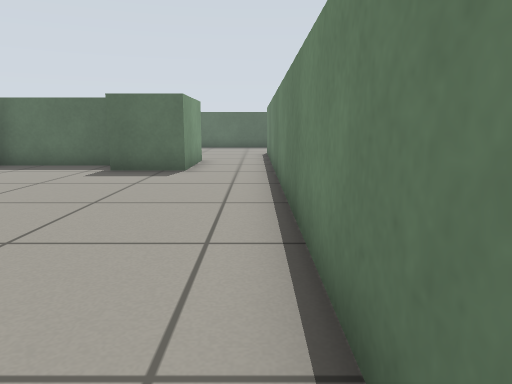
View 1 (above)

23 first-person views from a walk through a world built for the Gazebo simulator. The camera is 0.57 m above the floor, tilts 10° down and sees 70° across. The floor is counted in squares, 0.5 m on a side. Each view is taken from the middle of a square. On the plan, view 1 faces up. The plan holds only what a view shows up to about 14 squares ahead; the rest is blank.

View 2
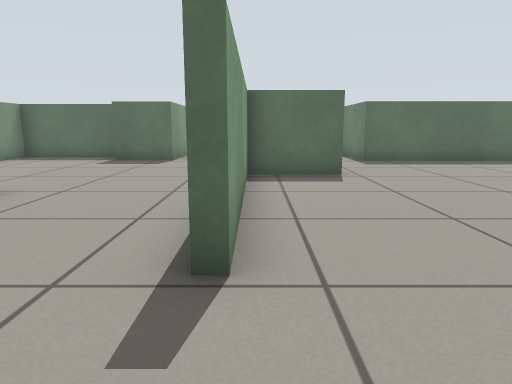

View 3
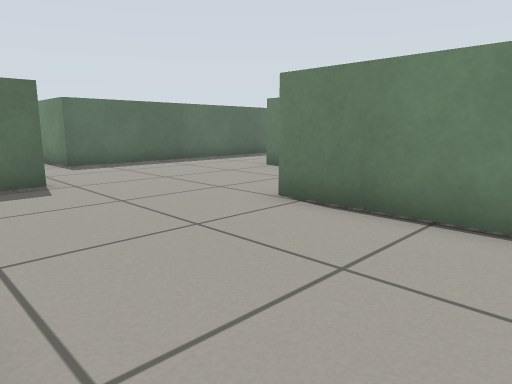

View 4
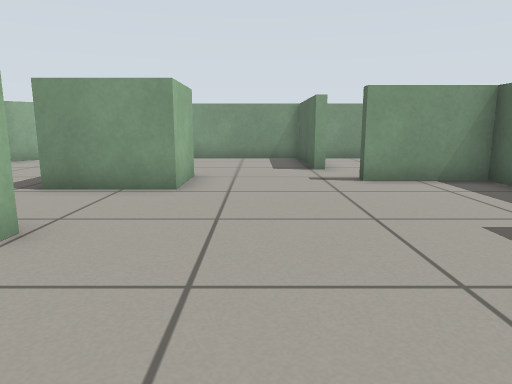

View 5
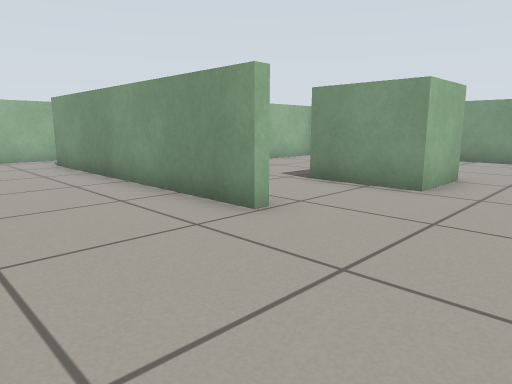

View 6
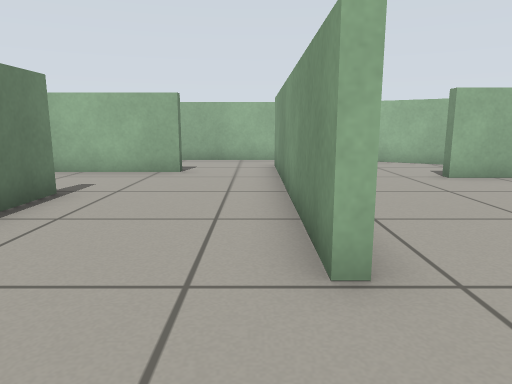

View 7
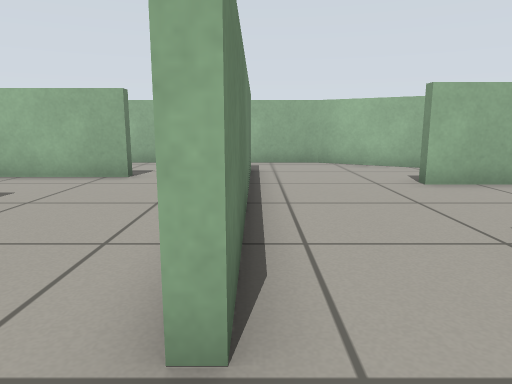

View 8
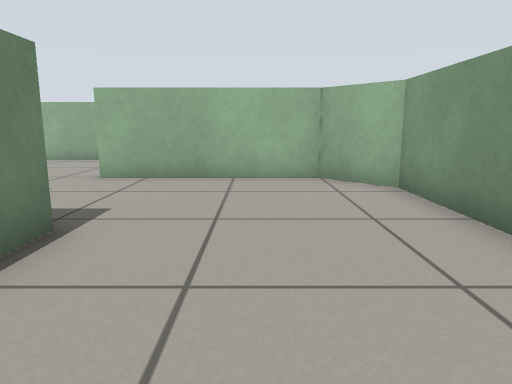

View 9
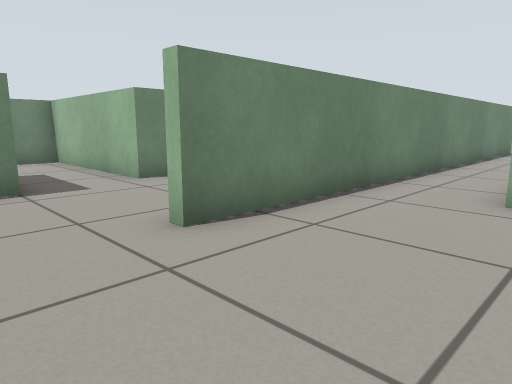

View 10
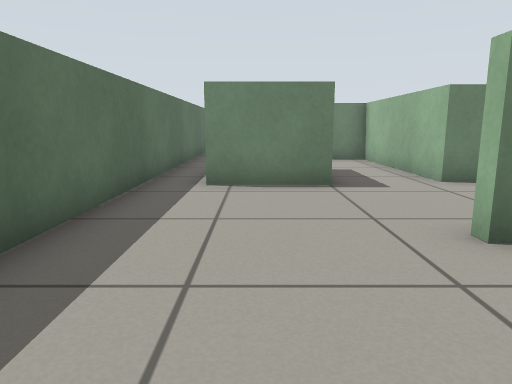

View 11
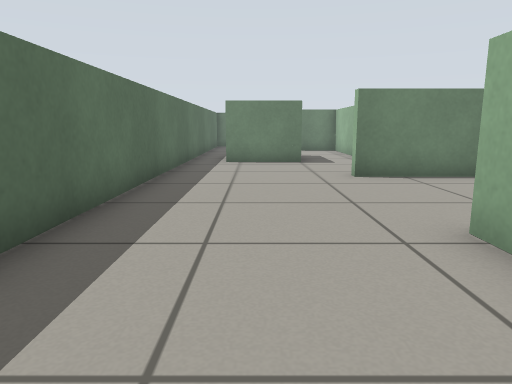

View 12
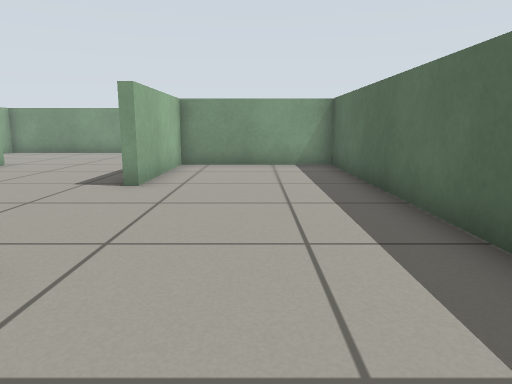

View 13
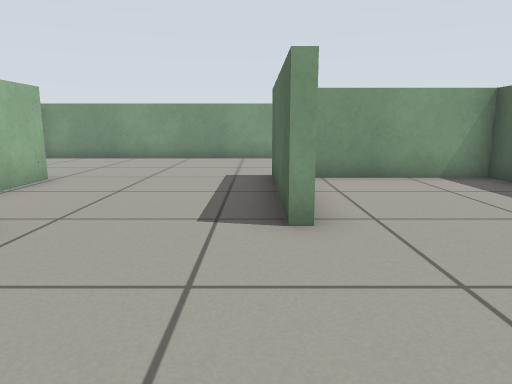

View 14
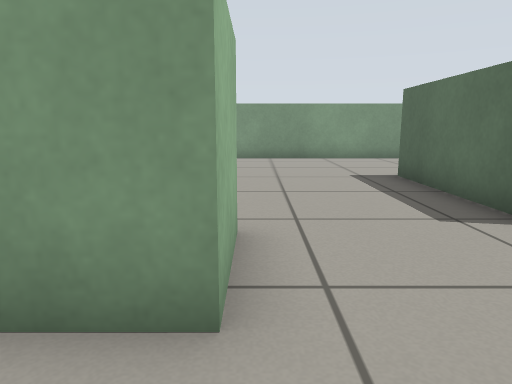

View 15
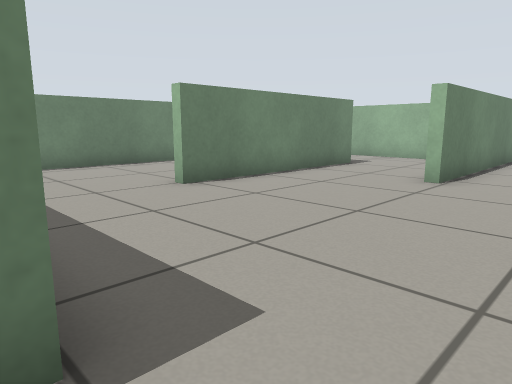

View 16
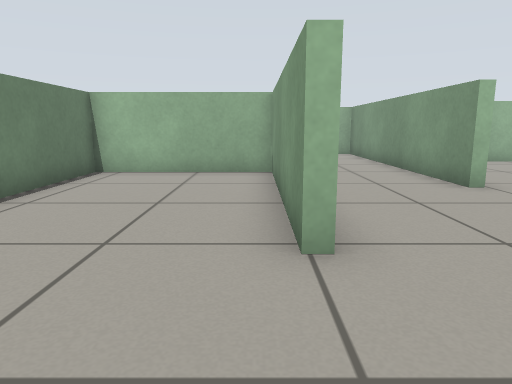

View 17
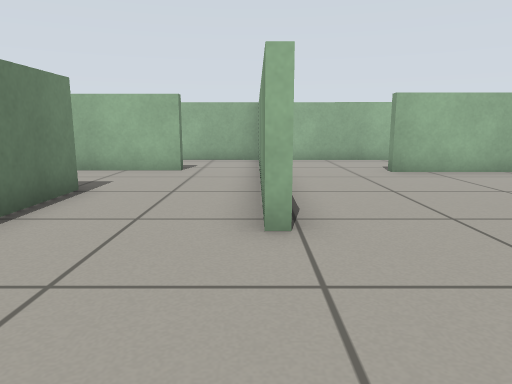

View 18
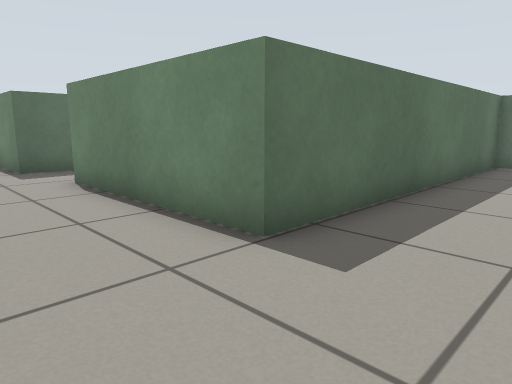

View 19
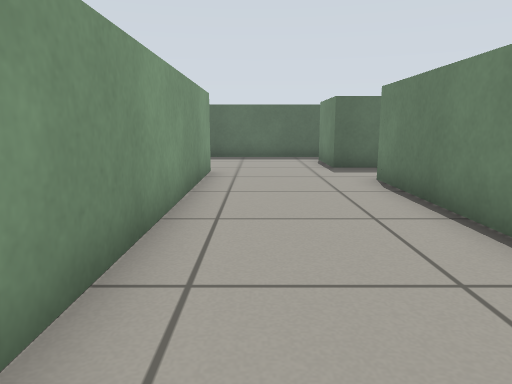

View 20
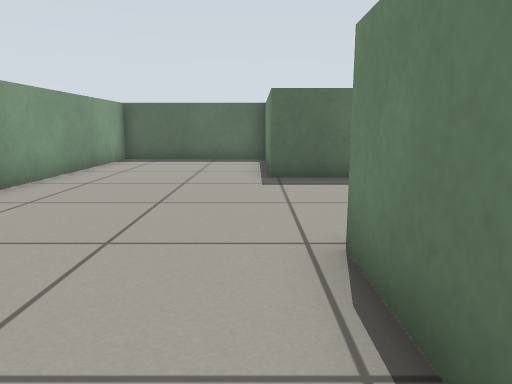

View 21
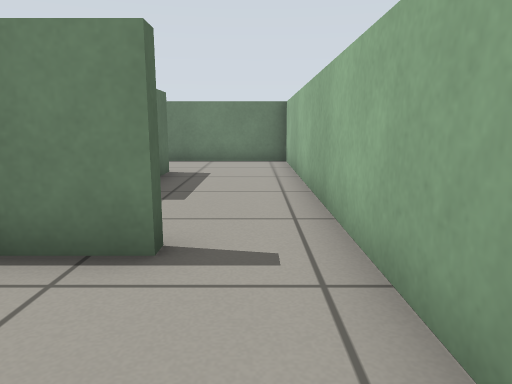

View 22
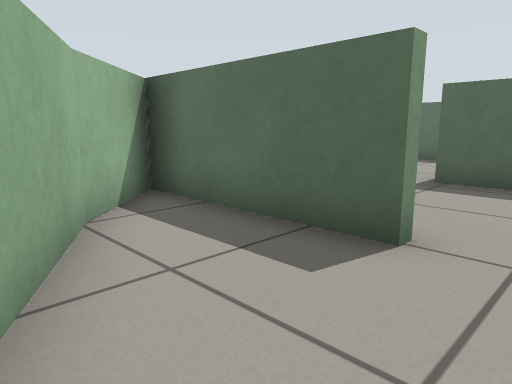

View 23
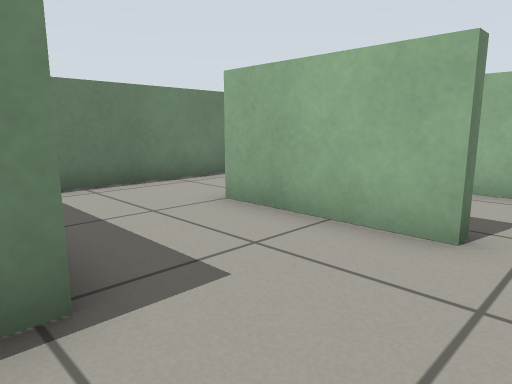

### Floor plan
Ten units are one square. View 1 is at (0, 0); x grows to the right and y downward. Boxes are objects, and circles mark ways between rooms. Rooms are numbered by the first view taken in them; rooms with no view inside come last. Other rooms are left out.
<svg viewBox="-142 -218 288 293">
<path fill="none" stroke="#000" d="M-36 -35 -36 51M31 -59 8 -59 8 3 5 3 5 -134M-11 34 25 34M-74 -20 -87 -20 -87 -29M25 37 15 37M-44 -110 -78 -110 -78 -83 -82 -83M-88 -45 -67 -45 -67 -20M-19 -128 -19 -97 -40 -97M93 -25 93 -59M96 -59 96 4 141 4 141 -71M-39 51 -39 -35M-74 26 -122 26 -104 45M-100 -80 -100 -76 -137 -76 -137 10 -125 23 -74 23M8 -167 8 -85M-105 44 -60 70 56 70 56 -21 59 -21M56 -175 42 -175M141 -91 141 -96 47 -96 47 -151 104 -151 104 -162M5 -134 5 -167 8 -167M42 -175 42 -200M76 -213 -84 -213 -84 -167 -41 -167M80 38 116 38M93 7 93 -25M59 70 88 70M59 -21 59 54M141 61 141 21M-81 -90 -81 -113 -65 -113M-40 -128 -19 -128M-41 -164 -87 -164 -87 -206M-86 -213 -137 -213 -137 -80"/>
<circle cx="10" cy="-148" r="3" fill="#2a7"/>
<circle cx="75" cy="-30" r="3" fill="#2a7"/>
<circle cx="-95" cy="-80" r="3" fill="#2a7"/>
<circle cx="-40" cy="-143" r="3" fill="#2a7"/>
<text x="0" y="-40">1</text>
<text x="-20" y="-180">2</text>
<text x="90" y="30">3</text>
<text x="-100" y="-140">4</text>
</svg>
Room 1 opens to room 2. Room 1 opens to room 3. Room 1 opens to room 4. Room 2 opens to room 4.

Where each view was taken, in squares from view 1:
view 1: 0 up, 0 right, facing up
view 2: 3 down, 1 right, facing up
view 3: 2 down, 1 right, facing up-right
view 4: 6 up, 0 right, facing left
view 5: 7 up, 0 right, facing down-left
view 6: 6 up, 3 left, facing down
view 7: 5 up, 4 left, facing down
view 8: 6 up, 11 left, facing down
view 9: 19 up, 3 left, facing down-right
view 10: 19 up, 3 left, facing right
view 11: 19 up, 8 left, facing right
view 12: 19 up, 3 right, facing left
view 13: 16 up, 0 right, facing left
view 14: 13 up, 0 right, facing left
view 15: 10 up, 3 right, facing down-right
view 16: 9 up, 10 right, facing down
view 17: 6 up, 6 right, facing down
view 18: 7 up, 2 right, facing up-right
view 19: 7 up, 2 right, facing up
view 20: 8 up, 9 left, facing up
view 21: 6 down, 7 left, facing right
view 22: 6 down, 6 left, facing up-left
view 23: 0 up, 7 right, facing down-right
